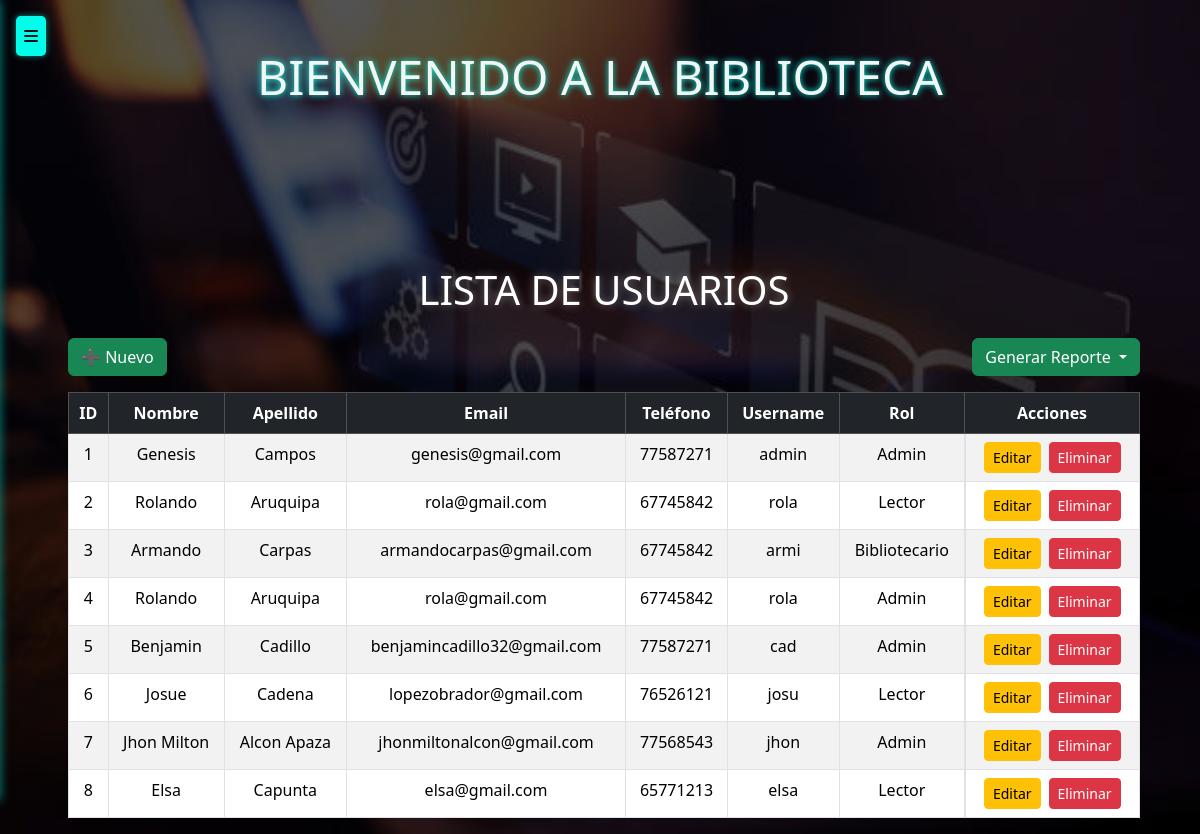
/usuarios/, run on an earlier commit of the app's database.
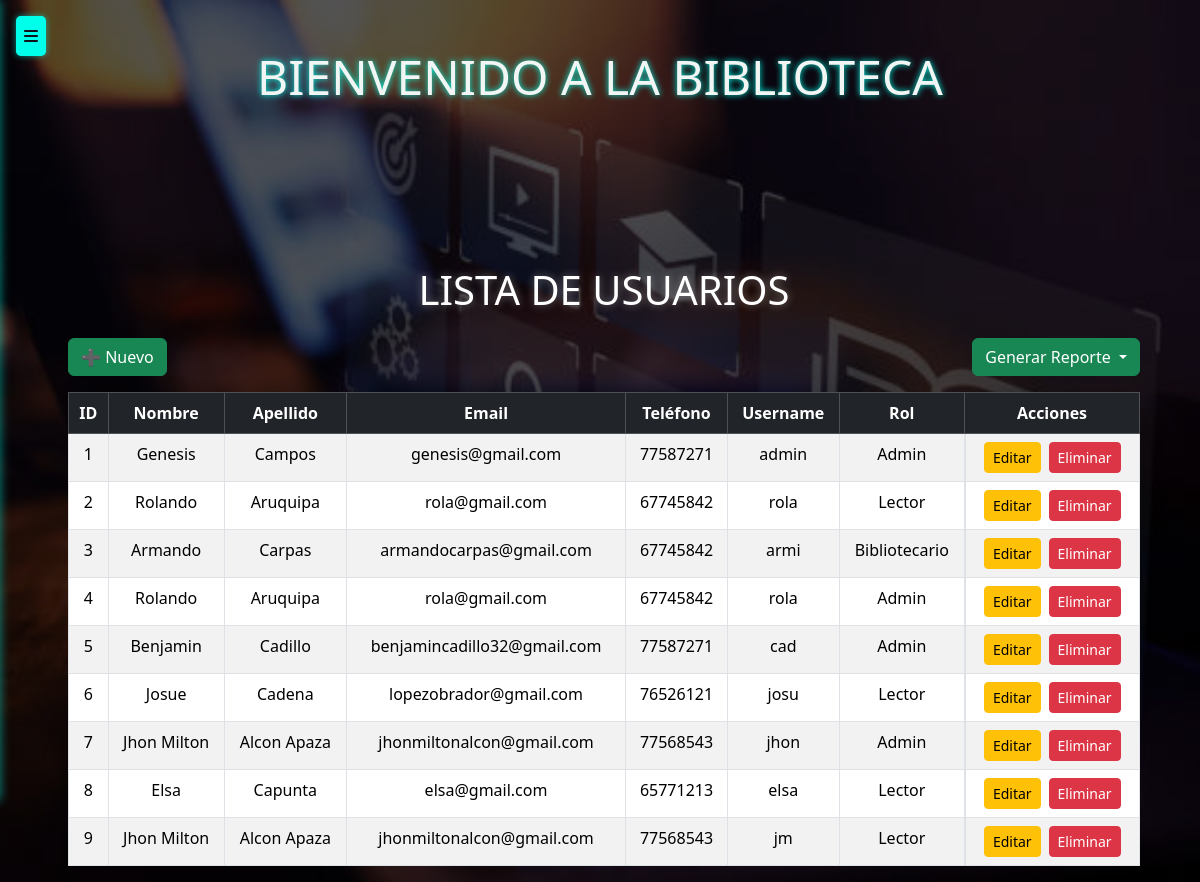
And on a later commit of the database.
### models/usuario_model.py (models this page shows, shortened)
class Usuario(db.Model):
    __tablename__ = "usuarios"
    id = db.Column(db.Integer,primary_key=True)
    nombre = db.Column(db.String(80),nullable=False)
    apellido = db.Column(db.String(80),nullable=False)
    email = db.Column(db.String(120),nullable=False)
    telefono = db.Column(db.String(20),nullable=False)
    username = db.Column(db.String(20),nullable=False)
    password = db.Column(db.String,nullable=False)
    tipo = db.Column(db.String(20),nullable=False)
    @staticmethod #no depende de la clase
    def get_all():
        return Usuario.query.all()

### controllers/usuario_controllers.py (the view)
@usuario_bp.route("/")
def index():
    usuarios = Usuario.get_all()
    return usuario_view.list(usuarios)

### views/usuario_view.py (called while the page is built)
def list(usuarios):
    return render_template('usuarios/index.html', usuarios=usuarios)

### templates/usuarios/index.html (shortened to what this page needs)
{% extends 'base.html' %}
{% block content %}
<div class="container mt-4" style="max-width: 1100px;">
  <h1 class="text-center mb-4">Lista de Usuarios</h1>
  <div class="d-flex justify-content-between mb-3">
    <a href="{{ url_for('usuario.create') }}" class="btn btn-success">➕ Nuevo</a>
    <div class="btn-group">
      <button class="btn btn-success dropdown-toggle" data-bs-toggle="dropdown" aria-expanded="false">
        Generar Reporte
      </button>
    </div>
  </div>
  <table class="table table-striped table-bordered text-center mx-auto">
    <thead class="table-dark">
      <tr>
        <th>ID</th>
        <th>Nombre</th>
        <th>Apellido</th>
        <th>Email</th>
        <th>Teléfono</th>
        <th>Username</th>
        <th>Rol</th>
        <th>Acciones</th>
      </tr>
    </thead>
    <tbody>
      {% for item in usuarios %}
      <tr>
        <td>{{ item.id }}</td>
        <td>{{ item.nombre }}</td>
        <td>{{ item.apellido }}</td>
        <td>{{ item.email }}</td>
        <td>{{ item.telefono }}</td>
        <td>{{ item.username }}</td>
        <td>{{ item.tipo }}</td>
        <td class="d-flex justify-content-center gap-2">
          <a href="{{ url_for('usuario.edit', id=item.id) }}" class="btn btn-warning btn-sm">Editar</a>
          <a href="{{ url_for('usuario.delete', id=item.id) }}" class="btn btn-danger btn-sm"
             onclick="return confirm('¿Estás seguro de que deseas eliminar a {{ item.nombre }} {{ item.apellido }}?');">
             Eliminar
          </a>
        </td>
      </tr>
      {% else %}
      <tr>
        <td colspan="8" class="text-center">No hay Usuarios registrados.</td>
      </tr>
      {% endfor %}
    </tbody>
  </table>
</div>
{% endblock %}

### templates/base.html (shortened to what this page needs)
<!doctype html>
<html lang="es">
<head>
  <link href="https://cdn.jsdelivr.net/npm/bootstrap@5.3.6/dist/css/bootstrap.min.css" rel="stylesheet" />
  <link href="https://cdnjs.cloudflare.com/ajax/libs/font-awesome/6.5.1/css/all.min.css" rel="stylesheet" />
</head>
<body>
  <br><br>
<h1 style="color: #f1f5f4; text-shadow: 0 0 6px #00ffea; font-size: 3rem" align="center">BIENVENIDO A LA BIBLIOTECA</h1>
  <button class="toggle-btn" onclick="document.getElementById('sidebar').classList.toggle('active');">
    <i class="fas fa-bars"></i>
  </button>
  <div class="container">
    {% block content %}{% endblock %}
  </div>
</body>
</html>

### templates/base.html (style rules this page uses)
body { background-image: url("/static/fondobiblio.jpg"); background-size: cover; background-repeat: no-repeat; background-position: center; background-attachment: fixed; min-height: 100vh; }
body::before { content: ""; position: fixed; top: 0; left: 0; width: 100%; height: 100%; background-color: rgba(0,0,0,0.65); z-index: -1; pointer-events: none; }
h1, h2 { color: #fff; text-shadow: 0 0 8px rgba(255,255,255,0.4); text-transform: uppercase; }
.toggle-btn { position: fixed; top: 1rem; left: 1rem; z-index: 1100; background: #00ffea; color: #0f1218; border: none; padding: 0.5rem; border-radius: 0.3rem; box-shadow: 0 0 6px #00ffea88; }
.container { padding-left: 1rem; padding-top: 4rem; }

What changed in the data, as far as the page shows it:
added Usuario: id "9", nombre "Jhon Milton", apellido "Alcon Apaza", email "jhonmiltonalcon@gmail.com", telefono "77568543", username "jm", tipo "Lector"
